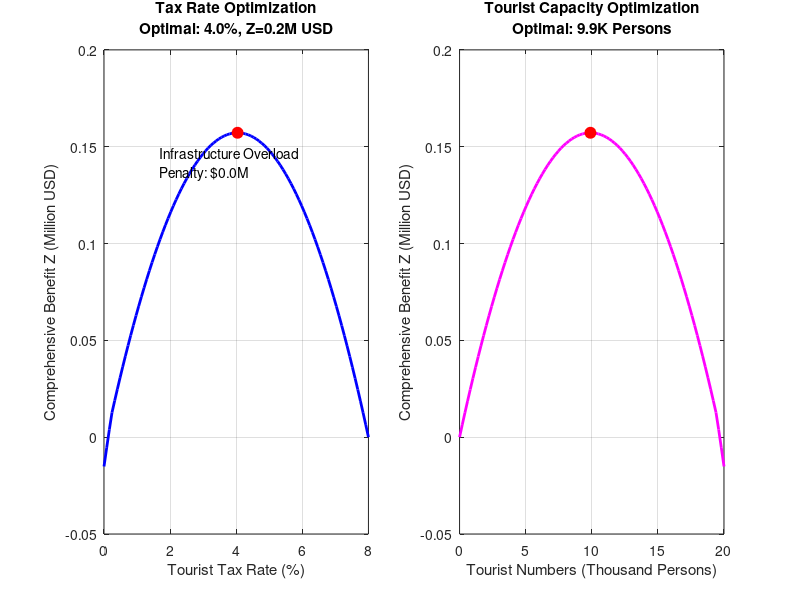

Recreate this plot in MATLAB.
%% Mumbai Sustainable Tourism Model Optimization Analysis (Infrastructure-Limited Case)
clear; clc; close all;

% Base Parameters (Adjusted for Infrastructure-Limited Scenario)
params.sigma1 = 300;     % Average tourist spending (USD/person/day)
params.gamma = 0.05/24;  % Tax suppression coefficient (calibrated so tourists drop to zero at 8% tax)
params.u0 = 0.05;        % Natural tourist growth rate (1/year)
params.sigma2 = 0.25;    % Environmental pressure coefficient (waste/water pollution)
params.beta1 = 0.8;      % Environmental investment efficiency
params.beta2 = 1.05;     % Infrastructure investment efficiency (+50%)
params.beta3 = 0.6;      % Social project efficiency
params.sigma3 = 0.4;     % Per-tourist infrastructure pressure coefficient (relatively high)
params.N_max = 20000;    % Maximum tourist capacity
params.I_max = 2100;     % Infrastructure pressure upper limit
params.epsilon = 0.002;  % Employment conversion coefficient
params.lambda = 0.4;     % Employment satisfaction gain
params.eta = 0.12;       % Congestion loss coefficient (relatively high)

% Weight Coefficients
c1 = 0.3;   % Environmental pressure weight
c2 = 2.0;   % Social satisfaction weight
c3 = 1.5;   % Infrastructure overload penalty weight

% Investment Allocation Ratios
alpha = [0.4, 0.4, 0.2];  % Environmental:Infrastructure:Community = 4:4:2

%% Data Calculation Module
tax_rates = linspace(0, 0.08, 100);  % Tax rate range 0-8%
T = tax_rates * params.sigma1;       % Convert to absolute tax per tourist

% Preallocate arrays
[N, Z, Infrastructure, Penalty] = deal(zeros(size(T)));

for i = 1:length(T)
    % Tourist number calculation (linear model)
    N(i) = min(max(params.N_max*(1 - T(i)/24), 0), params.N_max);
    
    % Economic indicators
    R = T(i) * N(i);  % Total tax revenue
    
    % Environmental pressure
    E = params.sigma2*N(i) - params.beta1*alpha(1)*R;
    
    % Infrastructure pressure
    I = params.sigma3*N(i) - params.beta2*alpha(2)*R;
    Penalty(i) = max(I - params.I_max, 0);  % Overload penalty
    
    % Social satisfaction
    S = (params.epsilon*params.lambda - params.eta)*N(i) + params.beta3*alpha(3)*R;
    
    % Comprehensive benefit (including infrastructure penalty)
    Z(i) = R - c1*E - c3*Penalty(i) + c2*S;
end

% Find optimal values
[Z_max, idx] = max(Z);
optimal = struct(...
    'tax_rate', tax_rates(idx),...
    'T', T(idx),...
    'N', N(idx),...
    'Z', Z_max);

%% Visualization Analysis
figure('Position', [100 100 1200 500])

% Tax Rate vs Comprehensive Benefit
subplot(1,2,1)
plot(tax_rates*100, Z/1e6, 'b-', 'LineWidth', 2)
hold on
plot(optimal.tax_rate*100, optimal.Z/1e6, 'ro', 'MarkerSize', 8, 'MarkerFaceColor', 'r')
xlabel('Tourist Tax Rate (%)'), ylabel('Comprehensive Benefit Z (Million USD)')
title(sprintf('Tax Rate Optimization\nOptimal: %.1f%%, Z=%.1fM USD',...
    optimal.tax_rate*100, optimal.Z/1e6))
grid on
annotation('textbox', [0.2 0.7 0.2 0.1], 'String',...
    sprintf('Infrastructure Overload\nPenalty: $%.1fM',...
    max(Penalty)/1e6), 'EdgeColor', 'none')

% Tourist Numbers vs Comprehensive Benefit
subplot(1,2,2)
plot(N/1e3, Z/1e6, 'm-', 'LineWidth', 2)
hold on
plot(optimal.N/1e3, optimal.Z/1e6, 'ro', 'MarkerSize', 8, 'MarkerFaceColor', 'r')
xlabel('Tourist Numbers (Thousand Persons)'), ylabel('Comprehensive Benefit Z (Million USD)')
title(sprintf('Tourist Capacity Optimization\nOptimal: %.1fK Persons', optimal.N/1e3))
grid on

%% Results Report
fprintf('\n============ Mumbai Optimization Report ============\n')
fprintf('Optimal Tax Rate: \t%.1f%% (Tax: $%.1f/Person)\n',...
    optimal.tax_rate*100, optimal.T)
fprintf('Optimal Tourist Numbers: \t%.1fK Persons/Day\n', optimal.N/1e3)
fprintf('Maximum Comprehensive Benefit: \t$%.1f Million\n', optimal.Z/1e6)
fprintf('====================================================\n')
